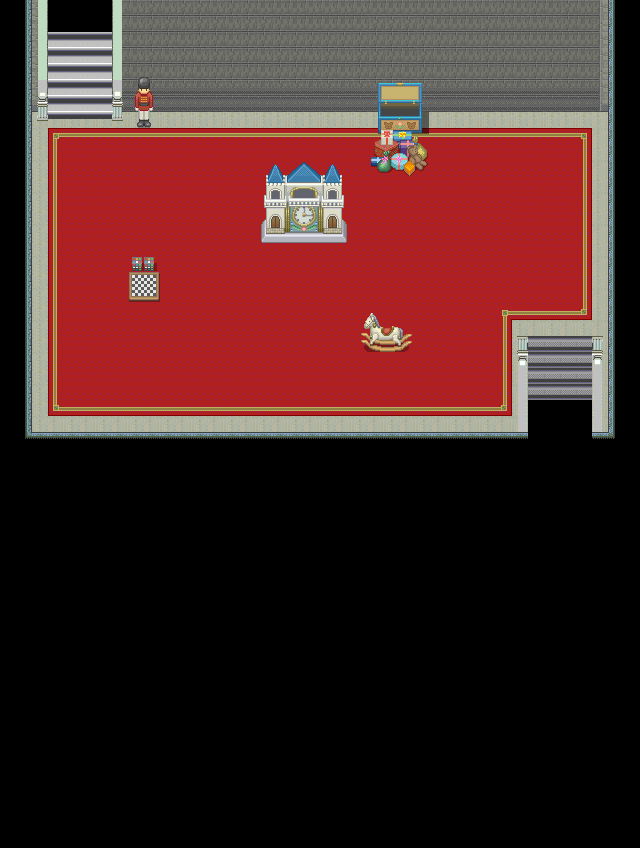

A 2D game scene composited from a Tiled map and its tileset images. What follows is a short description and the map's XML, with each tile layer's data collapsed to a summary:
An orthogonal 40x53 tile map with 16x16 px tiles, 9 tile layers (Base, MonoShita, MonoChu, Base2, ...), 5 tilesets and 20 objects.

<map version="1.0" orientation="orthogonal" renderorder="right-down" width="40" height="53" tilewidth="16" tileheight="16" nextobjectid="25">
 <properties>
  <property name="z" value="-11" />
 </properties>
 <tileset firstgid="1" name="ST-Sewer-01" tilewidth="16" tileheight="16" tilecount="1504" columns="16">
  <image source="ST-Sewer-01.png" trans="aa55ff" width="256" height="1504" />
 </tileset>
 <tileset firstgid="1505" name="ST-MsionR-I01" tilewidth="16" tileheight="16" tilecount="1984" columns="16">
  <image source="ST-MsionR-I01.png" trans="aa55ff" width="256" height="1990" />
 </tileset>
 <tileset firstgid="3489" name="ST-Toyshop-I01" tilewidth="16" tileheight="16" tilecount="1600" columns="16">
  <image source="ST-Toyshop-I01.png" trans="aa55ff" width="256" height="1600" />
 </tileset>
 <tileset firstgid="5089" name="ed4" tilewidth="16" tileheight="16" tilecount="480" columns="30">
  <image source="ed4.png" trans="aa55ff" width="480" height="256" />
 </tileset>
 <tileset firstgid="5569" name="SC-Toybox01" tilewidth="16" tileheight="16" tilecount="256" columns="16">
  <image source="SC-Toybox01.png" trans="aa55ff" width="256" height="256" />
 </tileset>
 <layer name="Base" width="40" height="53">
  <properties>
   <property name="z" value="-11" />
  </properties>
  <data>[2120 cells, 956 non-empty, 20 distinct tile ids]</data>
 </layer>
 <layer name="MonoShita" width="40" height="53">
  <properties>
   <property name="z" value="-11" />
  </properties>
  <data>[2120 cells, 582 non-empty, 37 distinct tile ids]</data>
 </layer>
 <layer name="MonoChu" width="40" height="53">
  <properties>
   <property name="z" value="-11" />
  </properties>
  <data>[2120 cells, 42 non-empty, 42 distinct tile ids]</data>
 </layer>
 <layer name="Base2" width="40" height="53">
  <properties>
   <property name="z" value="-11" />
  </properties>
  <data>[2120 cells, 88 non-empty, 5 distinct tile ids]</data>
 </layer>
 <layer name="toyBOX1" width="40" height="53">
  <properties>
   <property name="z" value="-11" />
  </properties>
  <data>[2120 cells, 12 non-empty, 12 distinct tile ids]</data>
 </layer>
 <layer name="toyBox2" width="40" height="53">
  <properties>
   <property name="z" value="-11" />
  </properties>
  <data>[2120 cells, 16 non-empty, 16 distinct tile ids]</data>
 </layer>
 <layer name="trash" width="40" height="53">
  <properties>
   <property name="z" value="-11" />
  </properties>
  <data>[2120 cells, 12 non-empty, 12 distinct tile ids]</data>
 </layer>
 <layer name="steps" width="40" height="53">
  <properties>
   <property name="z" value="-11" />
  </properties>
  <data>[2120 cells, 68 non-empty, 29 distinct tile ids]</data>
 </layer>
 <objectgroup name="collision">
  <object id="1" x="112" y="0" width="496" height="112" />
  <object id="2" x="608" y="0" width="32" height="464" />
  <object id="3" x="592" y="336" width="16" height="128" />
  <object id="4" x="512" y="336" width="16" height="128" />
  <object id="5" x="0" y="432" width="512" height="32" />
  <object id="6" x="0" y="0" width="32" height="432" />
  <object id="8" x="32" y="0" width="16" height="112" />
  <object id="9" x="528" y="432" width="64" height="32" />
  <object id="19" x="256" y="192" width="96" height="48" />
  <object id="20" x="128" y="256" width="32" height="48" />
  <object id="21" x="352" y="336" width="64" height="16" />
  <object id="22" x="128" y="112" width="32" height="16" />
  <object id="23" x="368" y="80" width="64" height="48" />
 </objectgroup>
 <objectgroup name="event">
  <object id="11" x="608" y="0" width="32" height="32">
   <properties>
    <property name="EventID" value="1" />
    <property name="trigger" value="0" />
   </properties>
  </object>
  <object id="13" x="528" y="400" width="64" height="32">
   <properties>
    <property name="EventID" value="2" />
    <property name="trigger" value="1" />
   </properties>
  </object>
  <object id="14" x="48" y="0" width="64" height="32">
   <properties>
    <property name="EventID" value="3" />
    <property name="trigger" value="1" />
   </properties>
  </object>
  <object id="15" x="368" y="128" width="64" height="48">
   <properties>
    <property name="EventID" value="4" />
    <property name="hit" value="true" />
    <property name="objID" value="181" />
    <property name="trigger" value="2" />
   </properties>
  </object>
  <object id="16" x="368" y="80" width="64" height="48">
   <properties>
    <property name="EventID" value="4" />
    <property name="trigger" value="2" />
   </properties>
  </object>
 </objectgroup>
 <objectgroup name="path">
  <object id="17" x="80" y="192" width="32" height="32">
   <properties>
    <property name="nextID" value="2" />
    <property name="pathID" value="1" />
    <property name="previousID" value="2" />
   </properties>
  </object>
  <object id="18" x="448" y="320" width="32" height="32">
   <properties>
    <property name="nextID" value="1" />
    <property name="pathID" value="2" />
    <property name="previousID" value="1" />
   </properties>
  </object>
 </objectgroup>
 <layer name="CharaUe" width="40" height="53">
  <data>[2120 cells, 20 non-empty, 20 distinct tile ids]</data>
 </layer>
</map>
